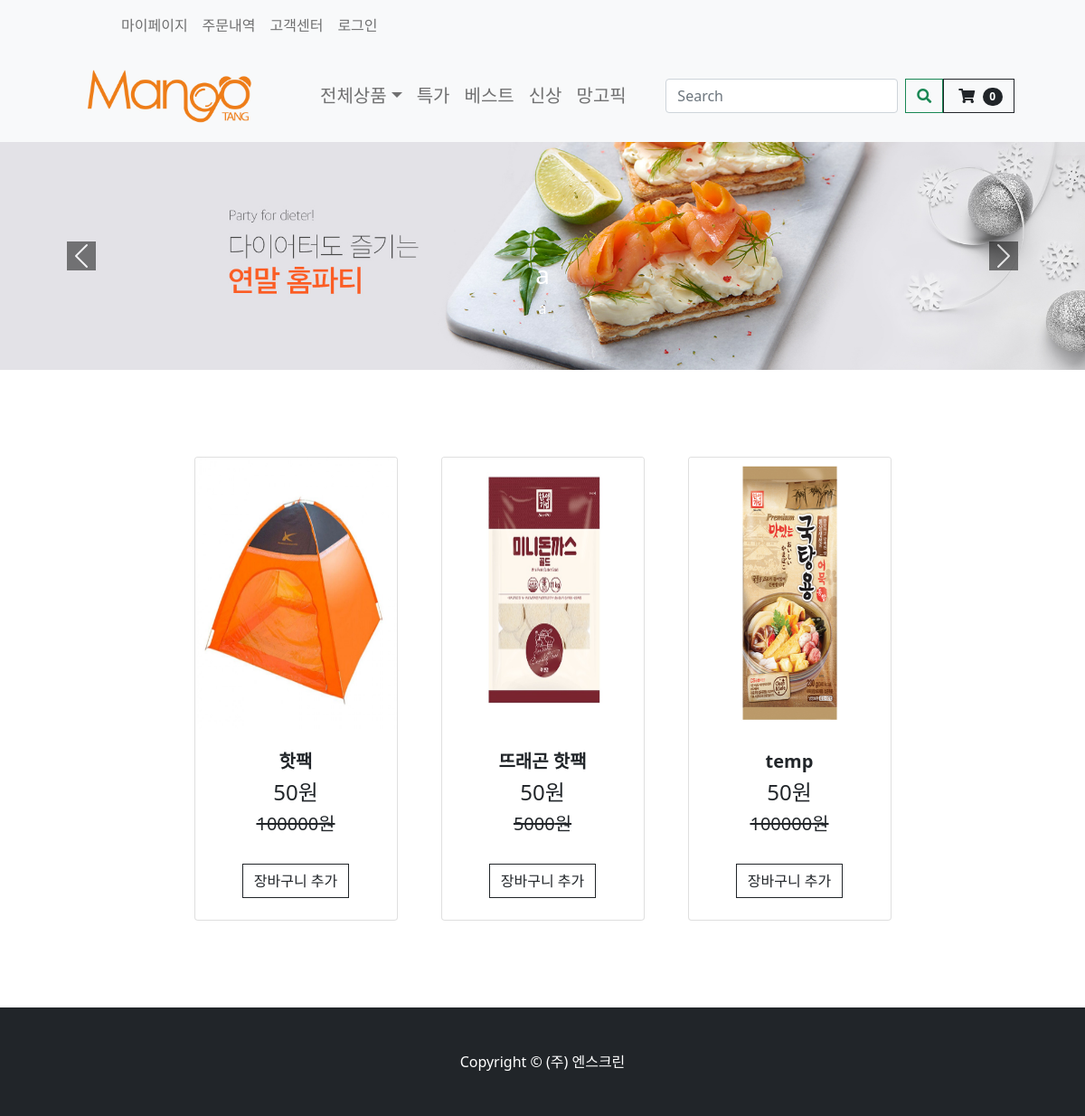
The page / on the database its author committed.
### store/models.py (models this page shows, shortened)
class Carosel(models.Model):
    image = models.ImageField(null=True, blank=True)
    banner_title = models.CharField(max_length=200, null=True, blank=True)
    banner_description = models.CharField(max_length=200, null=True, blank=True)
    href = models.CharField(max_length=200, default='#', null=True, blank=False)

class Product(models.Model):
    product_name = models.CharField(max_length=200)
    price = models.FloatField(null=False, blank=False)
    image_detail = models.ImageField(null=True, blank=True)
    image_title = models.ImageField(null=True, blank=True)
    image_introduce = models.ImageField(null=True, blank=True)
    seller_code = models.CharField(max_length=50, null=False, blank=False)
    price_discount = models.FloatField(null=True)
    discount = models.IntegerField(null=True)
    stock = models.IntegerField()
    first_title = models.CharField(max_length=200)
    second_title = models.CharField(max_length=200)
    shipment_price = models.IntegerField(blank=True)
    hash_tag = models.CharField(max_length=200)
    option_bool = models.BooleanField(default=False, blank=False, null=True)
    collection_tag = models.CharField(max_length=200, null=True)
    item_company = models.CharField(null=False, max_length=200)
    product_status = models.BooleanField(default=False, blank=False, null=True)

### store/views.py (the view)
# urls.py: path('', include('store.urls')),
def store(request):
    if request.user.is_authenticated:  # 로그인 유저일시
        customer = request.user.customer
        order, created = Order.objects.get_or_create(customer=customer, order_status=False)
        items = order.orderitem_set.all()  # orderitem은 Order의 자식 그래서 쿼리 가능
        cartItems = order.get_cart_items
    else:
        items = []
        order = {'get_cart_total': 0, 'get_cart_items': 0}
        cartItems = order['get_cart_items']
    products = Product.objects.all()  # product 정보 다가져옴
    carousel = Carosel.objects.all()  # 캐러솔 가져옴
    carousel_length = len(carousel)
    context = {'products': products, 'carousel': carousel, 'carousel_length': carousel_length, 'cartItems': cartItems}
    return render(request, 'store/store.html', context)

### store/templates/store/store.html (shortened to what this page needs)
{% extends 'store/main.html' %}
{% load static %}
{% block content %}
    {% include "store/carousel.html" %}
    <section class="py-5">
        <div class="container px-4 px-lg-5 mt-5">
            <div class="row gx-4 gx-lg-5 row-cols-2 row-cols-md-3 row-cols-xl-4 justify-content-center">
                {% for product in products %}
                    <div class="col mb-5">
                        <div class="card h-100">
                            <a onclick="test()" href="{% url 'product_detail' product.seller_code %}">
                                <img class="card-img-top" height="300" width="300" src={{ product.image_title.url }}/>
                            </a>
                            <div class="card-body p-4">
                                <div class="text-center">
                                    <h5 class="fw-bolder">{{ product.product_name }}</h5>
                                    <h4>{{ product.price_discount | floatformat:0 }}원</h4><h5
                                        class="text-decoration-line-through">{{ product.price | floatformat:0 }}원</h5>
                                </div>
                            </div>
                            <div class="card-footer p-4 pt-0 border-top-0 bg-transparent">
                                <div class="text-center">
                                    <button data-product="{{ product.seller_code }}" onclick="cartSnackbar()" data-action="set"
                                            class="btn btn-outline-dark mt-auto update-cart">장바구니 추가
                                    </button>
                                </div>
                            </div>
                        </div>
                    </div>
                {% endfor %}
            </div>
        </div>
    </section>
{% endblock content %}

### store/templates/store/carousel.html (shortened to what this page needs)
{% load static %}
<div id="demo" id= myCarousel' class="carousel slide" data-bs-ride="carousel">
    <div class="carousel-inner">
        {% for carousels in carousel %}
            <div class="carousel-item{% if forloop.first %} active{% endif %}">
                <a href= {{ carousels.href }}>
                    <img src={{ carousels.image.url }}  class="d-block" style="width:100%">
                </a>
                <div class="carousel-caption">
                    <h3>{{ carousels.banner_title }}</h3>
                    <p>{{ carousels.banner_description }}</p>
                </div>
            </div>
        {% endfor %}
    </div>
    <button class="carousel-control-prev" type="button" onclick="back()" data-bs-target="#demo" data-bs-slide="prev">
        <span class="carousel-control-prev-icon" style="background-color: black"></span>
    </button>
    <button class="carousel-control-next" type="button" onclick="front()" data-bs-target="#demo" data-bs-slide="next">
        <span class="carousel-control-next-icon" style="background-color: black"></span>
    </button>
</div>

### rows shown on the page
Carosel: image (picture), banner_title "a", banner_description "a"
Product: image_title (picture), product_name "핫팩", price_discount "50", price "100000"
Product: image_title (picture), product_name "뜨래곤 핫팩", price_discount "50", price "5000"
Product: image_title (picture), product_name "temp", price_discount "50", price "100000"

### other values the page prints
{{ cartItems }} "0"
